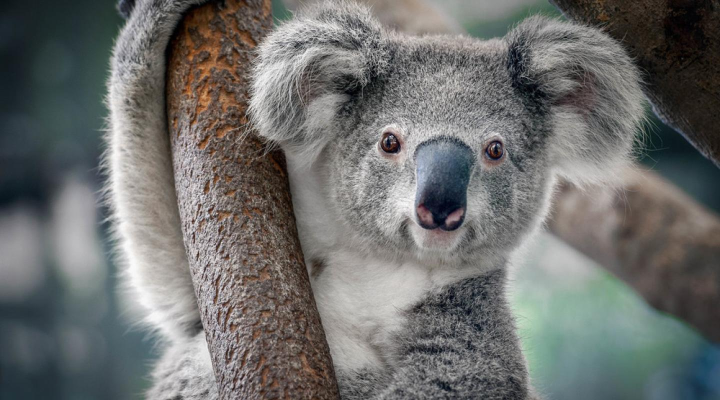
#> input picture datos/koala.jpg, 1440 x 800 px, found by its file name (shown at 1/2 size)
$ jupyter execute --allow-errors 07-leer-y-escribir-archivos.ipynb
#> lines starting #> are read from the running program, lines starting #| are printed output that depends on the picture
# Leer y Escribir archivos

## Texto

Podemos leer y escribir archivos usando la función `open()`

```
open(<ruta>, mode=<modo>, enconding="utf8")
```

existen distintos modos para cargar nuestro archivo, pero veremos estos tres:

* "r" : Solo lectura (read-only)
* "w" : Solo escritura (write-only). **Cuidado!** se sobreescribe todo el archivo!
* "a" : Agregar (append)

el `encoding` "utf8" o "utf-8" es el formato de codificación que nos permite interpretar correctamente texto en español (el precio a pagar por usar la letra ñ) https://es.wikipedia.org/wiki/UTF-8.

Luego de abrir un archivo tenemos que cerrarlo usando el método `.close()`

[cell 1]
file = open("salida.txt", "w")
file.write("escribo mi archivo")
file.close()

### Escribir un archivo

Usando el modo de escritura "w" (de *write*) podemos abrir un archivo y escribir sobre él (borrando todo su contenido, CUIDADO!), o crearlo en caso de que no exista

[cell 2]
file = open("texto.txt", mode="w", encoding="utf-8")
file.write("Estoy escribiendo una línea!")
file.close() # cerramos el archivos

Para evitar tener que cerrar el archivo tenemos la sentencia `with`, un tipo de Gestor de Contexto en Python.

[cell 3]
with open("texto.txt", mode="w", encoding="utf8") as file:
    # Si quiero escribir varias líneas uso "\n"
    file.write("Línea 1\n")
    file.write("Línea 2\n")
    file.write("Línea 3\n")
    print(file.closed) # El archivo sigue abierto

print(file.closed) # El archivo ahora está cerrado

### Leyendo un Archivo

Para leer un archivo debemos usar el modo lectura "r" (de *read*)

[cell 4]
with open("texto.txt", mode="r", encoding="utf8") as file:

   # El método read() lee todo el contenido del archivo:
   texto = file.read()

print(texto)

[cell 5]
with open("texto.txt", mode="r", encoding="utf8") as file:

   # El método readline() lee solo una línea.
   linea = file.readline()

print(linea)

[cell 6]
with open("texto.txt", mode="r", encoding="utf8") as file:

   # El método readlines() lee todas las lineas y las guarda en una lista
   lineas = file.readlines()

print(lineas)

[cell 7]
with open("texto.txt", mode="a", encoding="utf8") as file:
    file.write("Una última línea\n")

[cell 8]
with open("texto.txt", "r", encoding="utf8") as file:
    texto = file.read() # todo el archivo como una string
    print(texto)

[cell 9]
with open("texto.txt", "r", encoding="utf8") as file:
    for line in file.readlines():
        print(line) # con end="" evito que print() cree una nueva línea vacía

### Ejercicios:

1) Cómo podemos contar el número de palabras en un texto?
2) Cómo podemos ver cuantas veces se repite una dada palabra?

### Pathlib

Una librería muy útil para moverme entre carpetas y explorar archivos desde python

[cell 10]
import pathlib

path = pathlib.Path("")

print(path)
print(path.absolute())

[cell 11]
import pathlib

path = pathlib.Path("")

for file in path.iterdir():
    print(file)

[cell 12]
import pathlib

path = pathlib.Path("")

for file in path.iterdir():
    if file.suffix == ".txt": # puedo imprimir solo ciertos archivos
        print(file)

[cell 13]
# Puedo crear directorios

nueva_carpeta = path / "nueva_carpeta"
nueva_carpeta.mkdir() # creo la carpeta

## JSON

JSON es un formato que nace con JavaScript y la web, muy utilizado para compartir información. En python lo podemos utilizar para serializar (guardar) algunos objetos como pueden ser las listas o los diccionarios

[cell 14]
import json

lista_muy_importante = ["receta", "super", "secreta"]

with open("secreto.json", "w") as file:
    json.dump(lista_muy_importante, file)

[cell 15]
with open("secreto.json", "r") as file:
    lista_leida = json.load(file)

lista_leida.append("hola")
lista_leida

[cell 16]
notas_de_alumnos = {"Juan" : 9, "Victoria" : 8, "José" : 6}

with open("notas.json", "w", encoding="utf-8") as file:
    json.dump(notas_de_alumnos, file)

[cell 17]
with open("notas.json", "r") as file:
    dic = json.load(file)

dic["Blas"] = 5

print(dic)

## Pandas

Pandas es una librería muy popular para trabajar con tablas tipo excel. Esta librería nos ofrece muchas herramientas, pero una de ellas es poder leer y escribir archivos de Excel

[cell 18]
import pandas as pd

#> (the rest of this cell did not finish here and is left out)

[cell 19]
# También puedo crear un excel a partir de un diccionario
casas = {
    "personas" : ["harry", "hermione", "ron"],
    "casa" : ["Griffindor", "Griffindor", "Griffindor"]
}

# primero creo un DataFrame
casas_df = pd.DataFrame(casas)

# Luego uso el método to_excel()
casas_df.to_excel("casas.xlsx") # es importante la extensión .xlsx

## Imagenes

Existen librerías como PIL https://pillow.readthedocs.io/en/stable/handbook/tutorial.html que nos permiten manipular imagenes. Veamos un par de ejemplos

[cell 20]
from PIL import Image

koala = Image.open(r"..\datos\koala.jpg")
#> koala is the input picture: PIL image 1440x800 RGB; mean R, G, B 109.6, 110.6, 108.8
koala.show()

[cell 21]
koala

[cell 22]
# Puedo separar los canales R G B (Rojo, Verde y Azul)
r, g, b = koala.split()
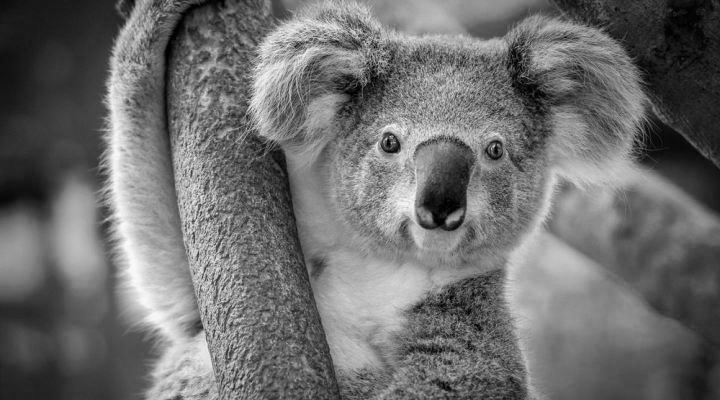
#> r: PIL image 1440x800 L (shown at 1/2 size); min 0, max 255, mean 109.6
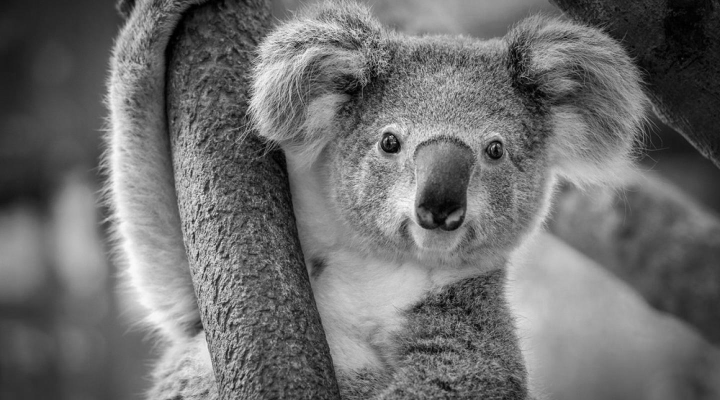
#> g: PIL image 1440x800 L (shown at 1/2 size); min 0, max 255, mean 110.6

# Y puedo colocarlos en otro orden
Image.merge("RGB", (g, r, b))
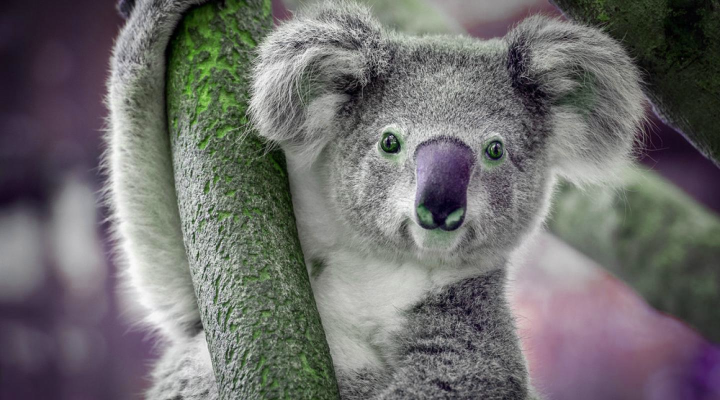
#> Out: PIL image 1440x800 RGB (shown at 1/2 size); mean R, G, B 110.6, 109.6, 108.8

[cell 23]
print(koala.size)
#| (1440, 800)

# Puedo recortar la imagen
koala_recorte = koala.crop((100, 0, 500, 400))
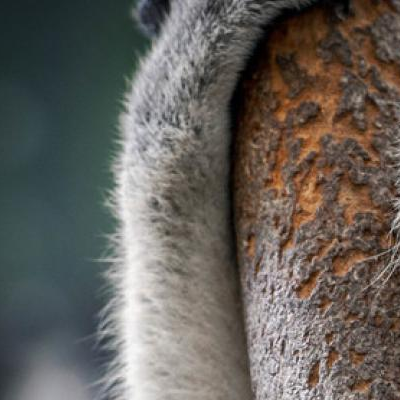
#> koala_recorte: PIL image 400x400 RGB; mean R, G, B 101.3, 96.9, 91.4
koala_recorte

[cell 24]
# Puedo cambiar su tamaño
koala_mini = koala_recorte.resize((128, 128))
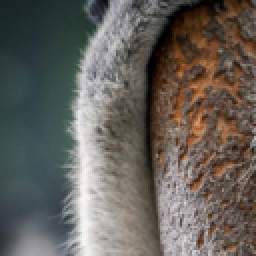
#> koala_mini: PIL image 128x128 RGB (shown 2 times larger); mean R, G, B 101.3, 96.9, 91.4
koala_mini

[cell 25]
#puedo rotar la imagen
koala_90 = koala_mini.rotate(90)
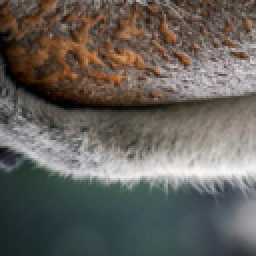
#> koala_90: PIL image 128x128 RGB (shown 2 times larger); mean R, G, B 101.3, 96.9, 91.4
koala_90
